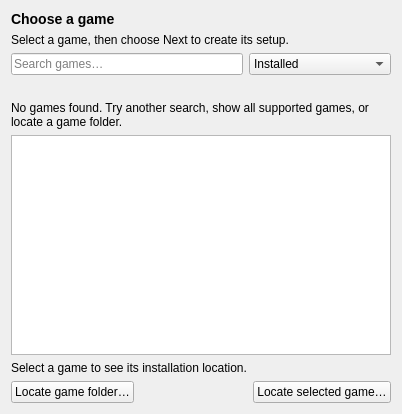
     <widget class="QWidget" name="page_3">
      <layout class="QVBoxLayout" name="gameLibraryLayout">
       <item><widget class="QLabel" name="gameLibraryHeading">
        <property name="text"><string>&lt;h3&gt;Choose a game&lt;/h3&gt;</string></property>
       </widget></item>
       <item><widget class="QLabel" name="gameLibraryHint">
        <property name="text"><string>Select a game, then choose Next to create its setup.</string></property>
        <property name="wordWrap"><bool>true</bool></property>
       </widget></item>
       <item><layout class="QHBoxLayout" name="gameLibraryFilters">
        <item><widget class="QLineEdit" name="gamesFilter">
         <property name="placeholderText"><string>Search games…</string></property>
         <property name="clearButtonEnabled"><bool>true</bool></property>
         <property name="accessibleName"><string>Search games</string></property>
        </widget></item>
        <item><widget class="QComboBox" name="gamesScope">
         <property name="accessibleName"><string>Games to display</string></property>
         <item><property name="text"><string>Installed</string></property></item>
         <item><property name="text"><string>All supported games</string></property></item>
        </widget></item>
       </layout></item>
       <item><widget class="QLabel" name="gamesCount">
        <property name="text"><string/></property>
       </widget></item>
       <item><widget class="QLabel" name="gamesEmpty">
        <property name="text"><string>No games found. Try another search, show all supported games, or locate a game folder.</string></property>
        <property name="wordWrap"><bool>true</bool></property>
       </widget></item>
       <item><widget class="GameLibraryWidget" name="games">
        <property name="minimumSize"><size><width>380</width><height>220</height></size></property>
       </widget></item>
       <item><widget class="QLabel" name="selectedGameDetails">
        <property name="text"><string>Select a game to see its installation location.</string></property>
        <property name="textFormat"><enum>Qt::PlainText</enum></property>
        <property name="wordWrap"><bool>true</bool></property>
       </widget></item>
       <item><layout class="QHBoxLayout" name="gameLibraryActions">
        <item><widget class="QPushButton" name="browseGameFolder">
         <property name="text"><string>Locate game folder…</string></property>
         <property name="autoDefault"><bool>false</bool></property>
        </widget></item>
        <item><spacer name="gameLibraryActionSpacer">
         <property name="orientation"><enum>Qt::Horizontal</enum></property>
         <property name="sizeHint" stdset="0"><size><width>40</width><height>20</height></size></property>
        </spacer></item>
        <item><widget class="QPushButton" name="locateSelectedGame">
         <property name="text"><string>Locate selected game…</string></property>
         <property name="autoDefault"><bool>false</bool></property>
        </widget></item>
       </layout></item>
      </layout>
     </widget>
